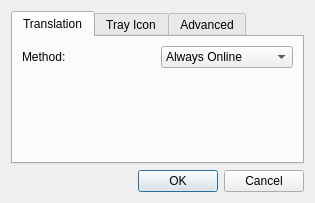
<ui version="4.0" >
 <class>ConfigWindow</class>
 <widget class="QDialog" name="ConfigWindow" >
  <property name="windowModality" >
   <enum>Qt::WindowModal</enum>
  </property>
  <property name="geometry" >
   <rect>
    <x>0</x>
    <y>0</y>
    <width>315</width>
    <height>203</height>
   </rect>
  </property>
  <property name="windowTitle" >
   <string>Configuration</string>
  </property>
  <property name="windowIcon" >
   <iconset>../icons/16x16/configure.png</iconset>
  </property>
  <layout class="QGridLayout" >
   <item row="0" column="0" >
    <widget class="QTabWidget" name="tabWidget" >
     <property name="currentIndex" >
      <number>0</number>
     </property>
     <widget class="QWidget" name="translation" >
      <attribute name="title" >
       <string>Translation</string>
      </attribute>
      <layout class="QGridLayout" >
       <item row="0" column="0" >
        <layout class="QHBoxLayout" >
         <item>
          <widget class="QLabel" name="label_2" >
           <property name="text" >
            <string>Method:</string>
           </property>
          </widget>
         </item>
         <item>
          <widget class="QComboBox" name="translation_method" >
           <item>
            <property name="text" >
             <string>Always Online</string>
            </property>
           </item>
           <item>
            <property name="text" >
             <string>Always Offline</string>
            </property>
           </item>
           <item>
            <property name="text" >
             <string>Try Offline First</string>
            </property>
           </item>
          </widget>
         </item>
        </layout>
       </item>
       <item row="1" column="0" >
        <spacer>
         <property name="orientation" >
          <enum>Qt::Vertical</enum>
         </property>
         <property name="sizeHint" >
          <size>
           <width>20</width>
           <height>40</height>
          </size>
         </property>
        </spacer>
       </item>
      </layout>
     </widget>
     <widget class="QWidget" name="trayIcon" >
      <attribute name="title" >
       <string>Tray Icon</string>
      </attribute>
      <layout class="QGridLayout" >
       <item row="0" column="0" >
        <widget class="QCheckBox" name="trayIcon_enable" >
         <property name="text" >
          <string>Enable Tray Icon</string>
         </property>
        </widget>
       </item>
       <item row="1" column="0" colspan="2" >
        <widget class="QCheckBox" name="trayIcon_minimizeOnClose" >
         <property name="text" >
          <string>Minimize to Tray on Close</string>
         </property>
        </widget>
       </item>
       <item row="2" column="0" colspan="2" >
        <widget class="QCheckBox" name="trayIcon_rememberLast" >
         <property name="text" >
          <string>Remember Last State</string>
         </property>
        </widget>
       </item>
       <item row="3" column="1" >
        <spacer>
         <property name="orientation" >
          <enum>Qt::Vertical</enum>
         </property>
         <property name="sizeHint" >
          <size>
           <width>20</width>
           <height>40</height>
          </size>
         </property>
        </spacer>
       </item>
      </layout>
     </widget>
     <widget class="QWidget" name="advanced" >
      <attribute name="title" >
       <string>Advanced</string>
      </attribute>
      <layout class="QGridLayout" >
       <item row="0" column="0" >
        <layout class="QHBoxLayout" >
         <item>
          <widget class="QLabel" name="label" >
           <property name="text" >
            <string>Debug Level:</string>
           </property>
          </widget>
         </item>
         <item>
          <widget class="QSpinBox" name="advanced_debugLevel" >
           <property name="maximum" >
            <number>4</number>
           </property>
          </widget>
         </item>
        </layout>
       </item>
       <item row="1" column="0" >
        <spacer>
         <property name="orientation" >
          <enum>Qt::Vertical</enum>
         </property>
         <property name="sizeHint" >
          <size>
           <width>20</width>
           <height>40</height>
          </size>
         </property>
        </spacer>
       </item>
      </layout>
     </widget>
    </widget>
   </item>
   <item row="1" column="0" >
    <widget class="QDialogButtonBox" name="buttonBox" >
     <property name="orientation" >
      <enum>Qt::Horizontal</enum>
     </property>
     <property name="standardButtons" >
      <set>QDialogButtonBox::Cancel|QDialogButtonBox::NoButton|QDialogButtonBox::Ok</set>
     </property>
    </widget>
   </item>
  </layout>
 </widget>
 <tabstops>
  <tabstop>buttonBox</tabstop>
  <tabstop>tabWidget</tabstop>
  <tabstop>trayIcon_enable</tabstop>
  <tabstop>trayIcon_minimizeOnClose</tabstop>
  <tabstop>trayIcon_rememberLast</tabstop>
 </tabstops>
 <resources/>
 <connections>
  <connection>
   <sender>buttonBox</sender>
   <signal>accepted()</signal>
   <receiver>ConfigWindow</receiver>
   <slot>accept()</slot>
   <hints>
    <hint type="sourcelabel" >
     <x>248</x>
     <y>254</y>
    </hint>
    <hint type="destinationlabel" >
     <x>157</x>
     <y>274</y>
    </hint>
   </hints>
  </connection>
  <connection>
   <sender>buttonBox</sender>
   <signal>rejected()</signal>
   <receiver>ConfigWindow</receiver>
   <slot>reject()</slot>
   <hints>
    <hint type="sourcelabel" >
     <x>316</x>
     <y>260</y>
    </hint>
    <hint type="destinationlabel" >
     <x>286</x>
     <y>274</y>
    </hint>
   </hints>
  </connection>
 </connections>
</ui>
